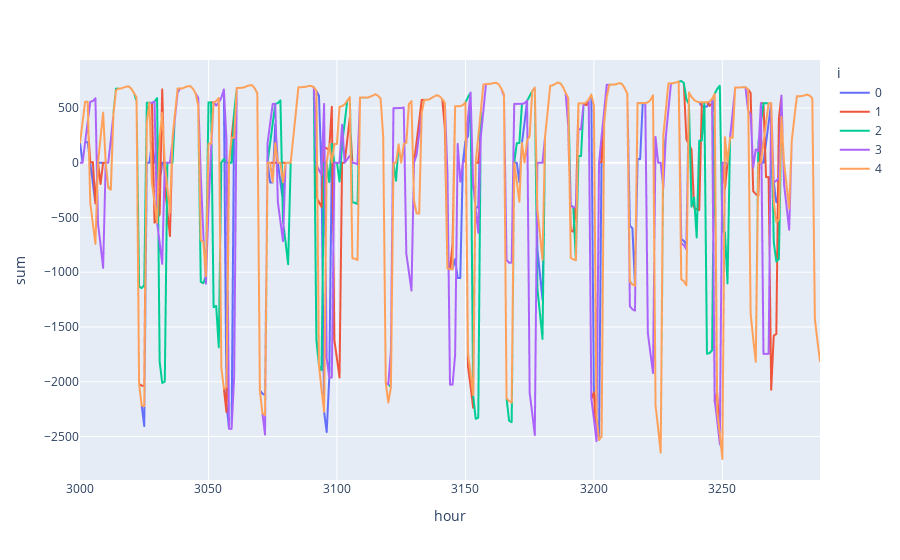

Write notebook code for a chart like this one.
### Code cell
px.line(dr_df, x="hour", y="sum", color="i")

### Figure 1 — Plotly figure (JSON) as saved in the notebook; plotly's stock layout.template omitted (floating-point values rounded to 4 significant figures; data arrays with more than 128 entries replaced by an {"elided": "..."} marker saying what was removed)
{"data": [{"hovertemplate": "i=0<br>hour=%{x}<br>sum=%{y}<extra></extra>", "legendgroup": "0", "line": {"color": "#636efa", "dash": "solid"}, "marker": {"symbol": "circle"}, "mode": "lines", "name": "0", "showlegend": true, "type": "scattergl", "x": {"elided": "289 int values"}, "xaxis": "x", "y": {"elided": "289 float values"}, "yaxis": "y"}, {"hovertemplate": "i=1<br>hour=%{x}<br>sum=%{y}<extra></extra>", "legendgroup": "1", "line": {"color": "#EF553B", "dash": "solid"}, "marker": {"symbol": "circle"}, "mode": "lines", "name": "1", "showlegend": true, "type": "scattergl", "x": {"elided": "289 int values"}, "xaxis": "x", "y": {"elided": "289 float values"}, "yaxis": "y"}, {"hovertemplate": "i=2<br>hour=%{x}<br>sum=%{y}<extra></extra>", "legendgroup": "2", "line": {"color": "#00cc96", "dash": "solid"}, "marker": {"symbol": "circle"}, "mode": "lines", "name": "2", "showlegend": true, "type": "scattergl", "x": {"elided": "289 int values"}, "xaxis": "x", "y": {"elided": "289 float values"}, "yaxis": "y"}, {"hovertemplate": "i=3<br>hour=%{x}<br>sum=%{y}<extra></extra>", "legendgroup": "3", "line": {"color": "#ab63fa", "dash": "solid"}, "marker": {"symbol": "circle"}, "mode": "lines", "name": "3", "showlegend": true, "type": "scattergl", "x": {"elided": "289 int values"}, "xaxis": "x", "y": {"elided": "289 float values"}, "yaxis": "y"}, {"hovertemplate": "i=4<br>hour=%{x}<br>sum=%{y}<extra></extra>", "legendgroup": "4", "line": {"color": "#FFA15A", "dash": "solid"}, "marker": {"symbol": "circle"}, "mode": "lines", "name": "4", "showlegend": true, "type": "scattergl", "x": {"elided": "289 int values"}, "xaxis": "x", "y": {"elided": "289 float values"}, "yaxis": "y"}], "layout": {"legend": {"title": {"text": "i"}, "tracegroupgap": 0}, "margin": {"t": 60}, "xaxis": {"anchor": "y", "domain": [0, 1], "title": {"text": "hour"}}, "yaxis": {"anchor": "x", "domain": [0, 1], "title": {"text": "sum"}}}}
